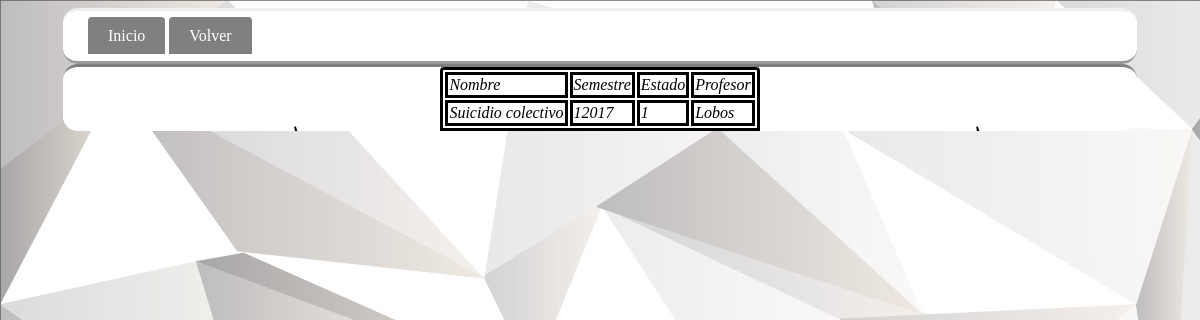
The page /verpostulacion.php (signed in) on the database its author committed.
### tables this page shows
CREATE TABLE `estudiantes_cursan` (
  `ID_ESTUDIANTE` int(11) NOT NULL,
  `SEMESTRE` int(11) NOT NULL,
  `ID_TALLER` int(11) NOT NULL,
  `IS_CONVALIDADO` int(11) NOT NULL,
  `ASISTENCIA` int(11) NOT NULL,
  `NOTAS` int(11) NOT NULL,
  `aceptado` int(11) NOT NULL
);

CREATE TABLE `taller_libre` (
  `ID_EPRO` int(11) NOT NULL,
  `ID_TALLER` int(11) NOT NULL,
  `SEMESTRE` int(11) NOT NULL,
  `ID_PROGRAMA` int(11) NOT NULL,
  `INSCRITOS` int(11) NOT NULL,
  `ESTADO` int(11) NOT NULL,
  `MOTIVO` varchar(200) NOT NULL,
  `PROFESOR` varchar(45) NOT NULL,
  `NAME` varchar(45) NOT NULL
);

### verpostulacion.php (the view, shortened to what this page needs)
<?php
    $servername = "localhost";
    $username = "root";
    $password = "localhost";
    $dbname = "dbtest";
    $conn = new mysqli($servername,$username,$password,$dbname);
?>
<!DOCTYPE html>
<html>
  <head>
    <link href="diseño.css" rel="stylesheet"/>
      <body>
        <div class ="menu">
          <ul id="menu">
            <li><a href="index.php">Inicio</a></li>
            <li><a href="loged.php">Volver</a></li>
          </ul>
        </div>
        <div class="contenido">
            <table>
                <tr>
                    <td>Nombre</td>
                    <td>Semestre</td>
                    <td>Estado</td>
                    <td>Profesor</td>
                </tr>
            <?php
                $sql = "SELECT id_taller from estudiantes_cursan where id_estudiante = ".$_SESSION['rol'];
                $result = $conn->query($sql) or die("Falló la consulta" .$conn->error);
                if ($result->num_rows > 0) {
                while($rows= mysqli_fetch_array($result)){                    $zql = "SELECT name, semestre, estado, profesor from taller_libre where id_taller = ".$rows[0] ;
                   $cosa = $conn->query($zql) or die("Falló la consulta" .$conn->error);
                    $rez = mysqli_fetch_array($cosa);
                    echo "<tr><td>".$rez[0]."</td>";
                    echo "<td>".$rez[1]."</td>";
                    echo "<td>".$rez[2]."</td>";
                    echo "<td>".$rez[3]."</td>";
                    }
                }
                else {
                  echo "0 results";
                }
            ?>
        </table>
        </div>
      </body>
</html>

### diseño.css (style rules this page uses)
body { background-color: gray; background-image: url("pasteleria-santo-tome.jpg"); }
.menu { margin: auto; width: 1024px; padding-right: 25px; padding-left: 25px; border-top-style: outset; border-bottom-style: outset; background-color: white; border-radius: 15px; }
ul#menu { padding: 0; }
ul#menu li { display: inline; }
ul#menu li a { background-color: gray; color: white; padding: 10px 20px; text-decoration: none; border-radius: 4px 4px 0 0; text-shadow: none; }
table { margin:auto; border-color: black; border-style: solid; border-radius: 4px 4px 0 0; overflow-y: auto; background-color: white; }
tr { border-color: black; border-style: solid; background-color: white; }
td { border-color: black; border-style: solid; background-color: white; }
.contenido { margin: auto; width: 1024px; padding-right: 25px; padding-left: 25px; border-top-style: outset; height: 120%; border-top-color: gray; border-right-color: gray; border-bottom-color: gray; border-left-color: gray; border-radius: 15px; background-color: white; font-style: oblique; color: black; text-shadow: -1px 0 white, 0 1px white, 1px 0 white, 0 -1px white; background-image: url("Especial_7.png"); }

### rows shown on the page
estudiantes_cursan: ID_TALLER.NAME "Suicidio colectivo", ID_TALLER.SEMESTRE "12017", ID_TALLER.ESTADO "1", ID_TALLER.PROFESOR "Lobos"
